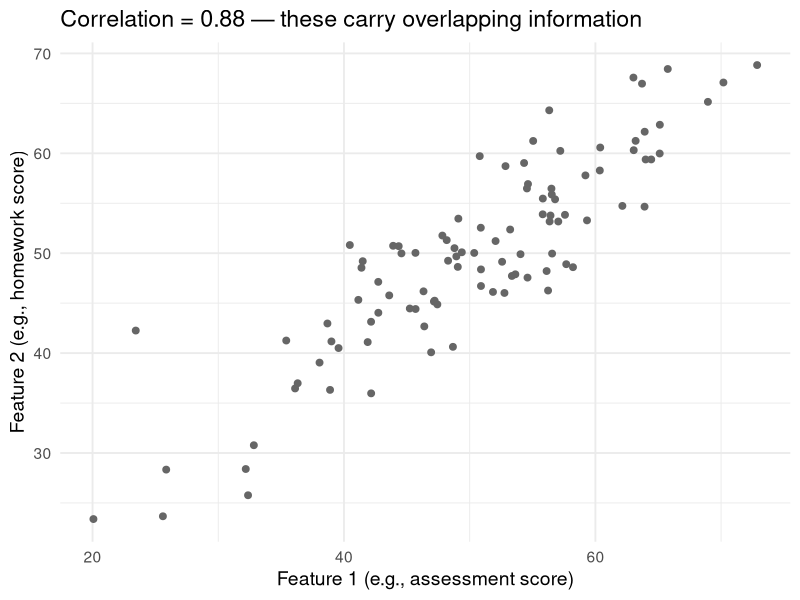
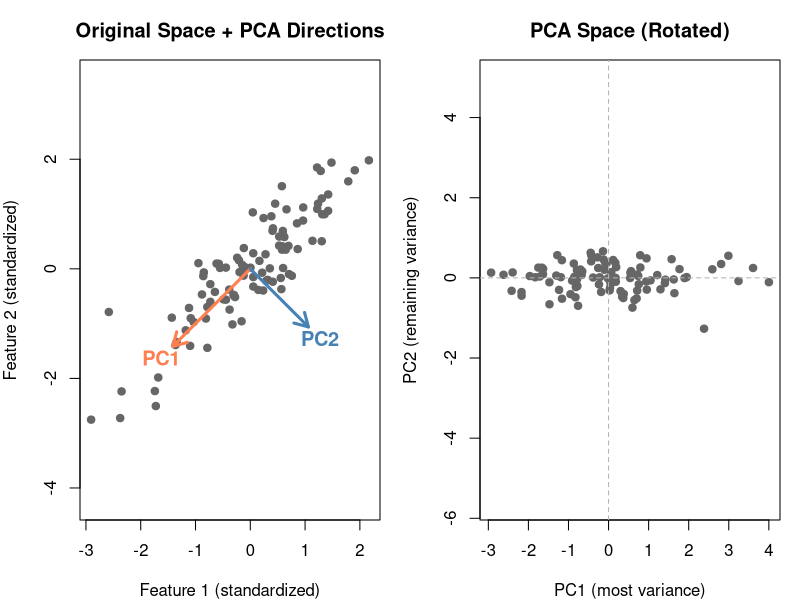
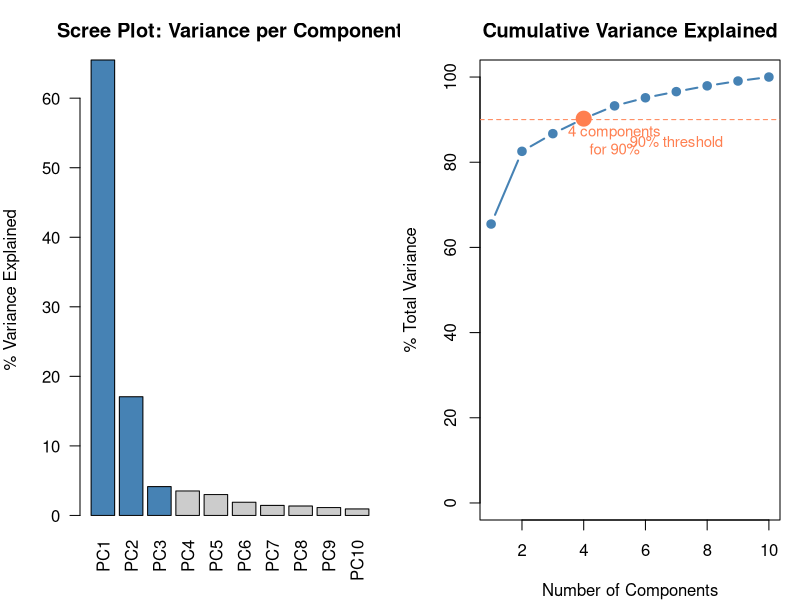
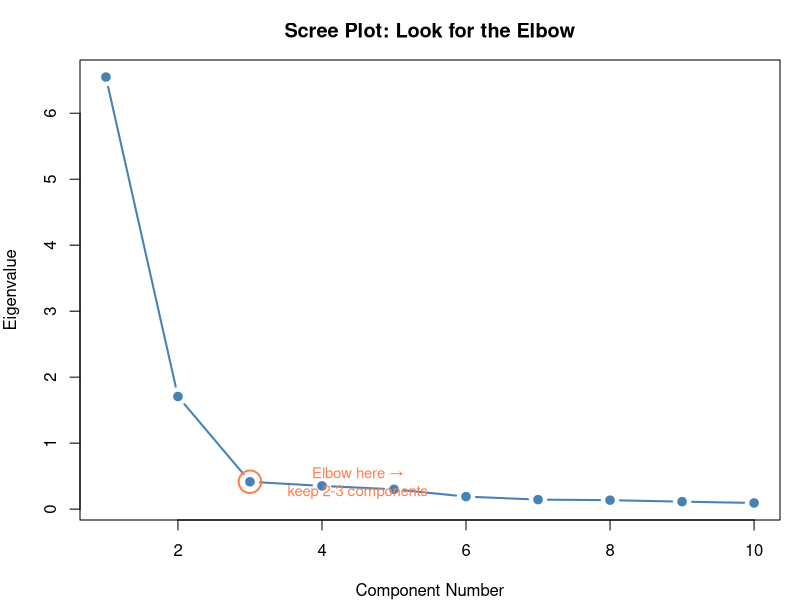
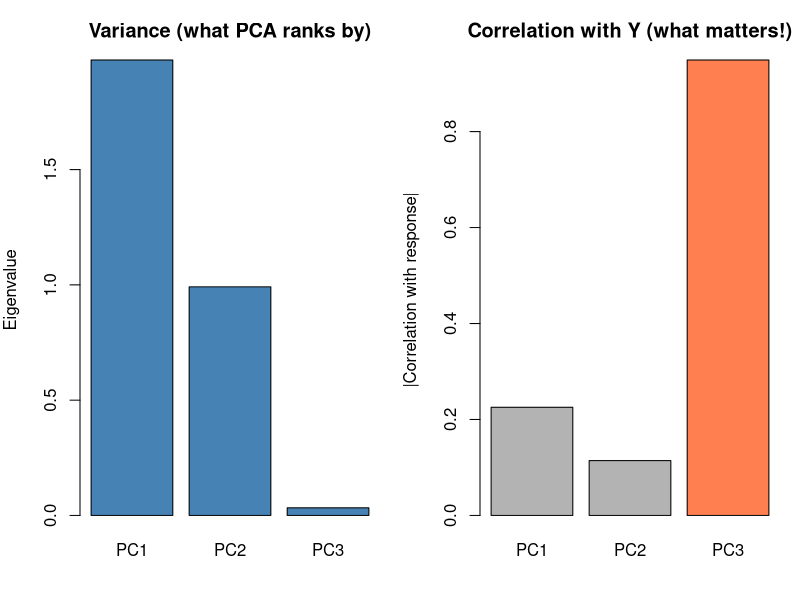
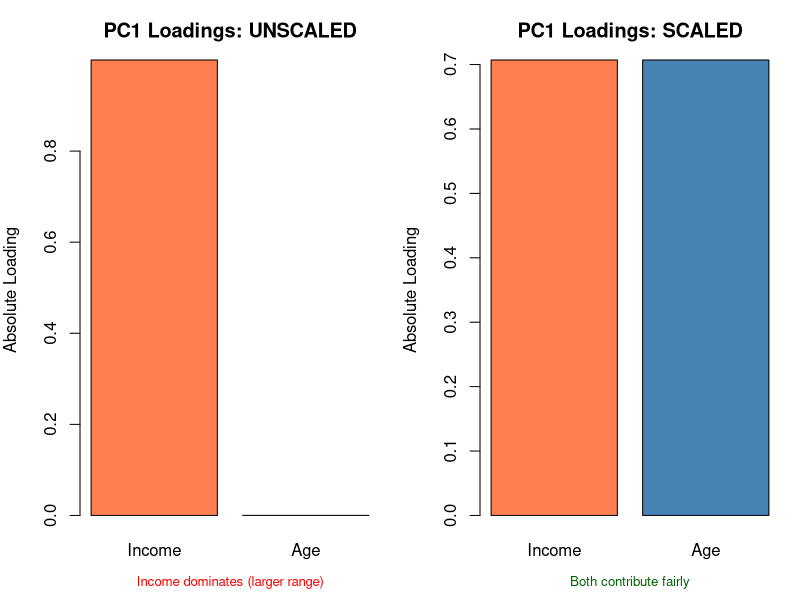
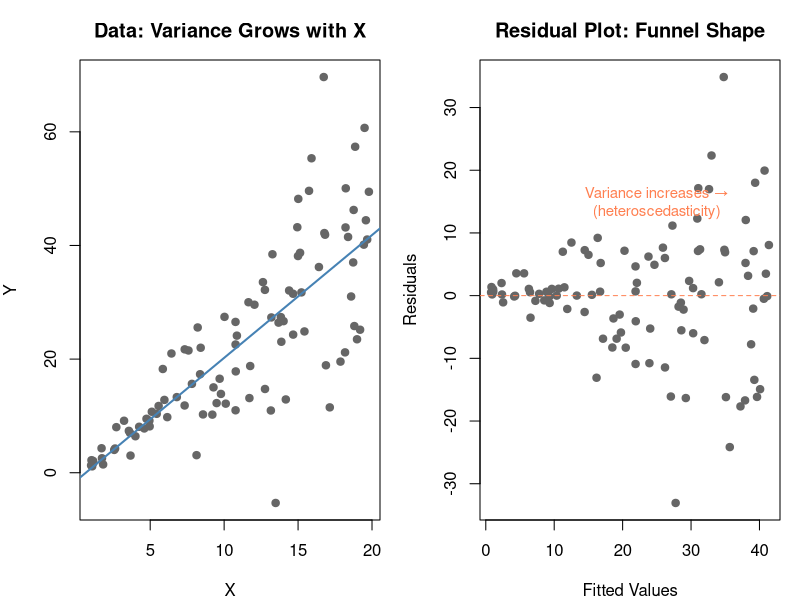

The R script that drew these images, in order: (Note: this script raises an error after producing the figures.)
## ---- chunk 1
#| label: plot-correlated-data
#| fig-cap: "These two features are highly correlated — they carry redundant information"

library(ggplot2)
set.seed(42)

n <- 100

# Two correlated features
x1 <- rnorm(n, 50, 10)
x2 <- 0.8 * x1 + rnorm(n, 10, 5)  # correlated with x1

df <- data.frame(x1 = x1, x2 = x2)

ggplot(df, aes(x1, x2)) +
  geom_point(size = 2, color = "gray40") +
  theme_minimal(base_size = 14) +
  labs(x = "Feature 1 (e.g., assessment score)",
       y = "Feature 2 (e.g., homework score)",
       title = paste0("Correlation = ", round(cor(x1, x2), 2),
                       " — these carry overlapping information"))
## ---- chunk 2
#| label: plot-pca-rotation
#| fig-cap: "PCA rotates the axes to align with the directions of maximum variance"

# Standardize
df_s <- scale(df)

# PCA
pca <- prcomp(df_s)

# Plot original data with PCA directions
par(mfrow = c(1, 2), mar = c(4, 4, 3, 1))

# Original space with PCA arrows
plot(df_s[, 1], df_s[, 2], pch = 19, col = "gray40", asp = 1,
  main = "Original Space + PCA Directions",
  xlab = "Feature 1 (standardized)", ylab = "Feature 2 (standardized)")

# PC1 direction
arrows(0, 0, pca$rotation[1, 1] * 2, pca$rotation[2, 1] * 2,
  col = "coral", lwd = 3, length = 0.15)
text(pca$rotation[1, 1] * 2.3, pca$rotation[2, 1] * 2.3,
  "PC1", col = "coral", font = 2, cex = 1.2)

# PC2 direction
arrows(0, 0, pca$rotation[1, 2] * 1.5, pca$rotation[2, 2] * 1.5,
  col = "steelblue", lwd = 3, length = 0.15)
text(pca$rotation[1, 2] * 1.8, pca$rotation[2, 2] * 1.8,
  "PC2", col = "steelblue", font = 2, cex = 1.2)

# Rotated space (PCA scores)
scores <- pca$x
plot(scores[, 1], scores[, 2], pch = 19, col = "gray40", asp = 1,
  main = "PCA Space (Rotated)",
  xlab = "PC1 (most variance)", ylab = "PC2 (remaining variance)")
abline(h = 0, v = 0, lty = 2, col = "gray70")

par(mfrow = c(1, 1))
## ---- chunk 3
#| label: plot-eigenvalues
#| fig-cap: "Eigenvalues tell you how much variance each component captures"

# Show eigenvalues
eigenvalues <- pca$sdev^2
var_explained <- eigenvalues / sum(eigenvalues) * 100

cat("Eigenvalues:\n")
cat(sprintf("  PC1: %.2f (%.1f%% of variance)\n", eigenvalues[1], var_explained[1]))
cat(sprintf("  PC2: %.2f (%.1f%% of variance)\n", eigenvalues[2], var_explained[2]))
cat(sprintf("\nPC1 alone captures %.1f%% of the information!\n", var_explained[1]))
cat("With correlated data, you can often drop PC2 and lose very little.")
## ---- chunk 4
#| label: plot-high-dim
#| fig-cap: "10 correlated features compressed into components — most variance in first 2-3"

set.seed(42)

# Generate 10 correlated features (all driven by 2 hidden factors)
hidden1 <- rnorm(n)
hidden2 <- rnorm(n)

features <- matrix(nrow = n, ncol = 10)
for (j in 1:10) {
  w1 <- runif(1, 0.5, 1.5) * sample(c(-1, 1), 1)
  w2 <- runif(1, 0.2, 0.8) * sample(c(-1, 1), 1)
  features[, j] <- w1 * hidden1 + w2 * hidden2 + rnorm(n, 0, 0.5)
}
colnames(features) <- paste0("X", 1:10)

# PCA
pca10 <- prcomp(scale(features))
var_exp10 <- pca10$sdev^2 / sum(pca10$sdev^2) * 100
cum_var <- cumsum(var_exp10)

par(mfrow = c(1, 2), mar = c(4, 4, 3, 1))

# Scree plot
barplot(var_exp10, names.arg = paste0("PC", 1:10),
  col = ifelse(cum_var <= 90, "steelblue", "gray80"),
  main = "Scree Plot: Variance per Component",
  ylab = "% Variance Explained", las = 2)

# Cumulative variance
plot(1:10, cum_var, type = "b", pch = 19, col = "steelblue", lwd = 2,
  main = "Cumulative Variance Explained",
  xlab = "Number of Components", ylab = "% Total Variance",
  ylim = c(0, 100))
abline(h = 90, lty = 2, col = "coral")
text(7, 85, "90% threshold", col = "coral", cex = 0.9)

# Mark how many needed for 90%
n_for_90 <- which(cum_var >= 90)[1]
points(n_for_90, cum_var[n_for_90], pch = 19, cex = 2, col = "coral")
text(n_for_90 + 1, cum_var[n_for_90] - 5,
  paste0(n_for_90, " components\nfor 90%"), col = "coral", cex = 0.9)

par(mfrow = c(1, 1))
## ---- chunk 5
#| label: plot-scree-elbow
#| fig-cap: "The scree plot elbow suggests 2-3 components are sufficient"

plot(1:10, pca10$sdev^2, type = "b", pch = 19, col = "steelblue", lwd = 2,
  main = "Scree Plot: Look for the Elbow",
  xlab = "Component Number", ylab = "Eigenvalue")

# Highlight the elbow
points(3, pca10$sdev[3]^2, pch = 1, cex = 3, col = "coral", lwd = 2)
text(4.5, pca10$sdev[3]^2, "Elbow here →\nkeep 2-3 components",
  col = "coral", cex = 0.9)
## ---- chunk 6
#| label: plot-pca-trap
#| fig-cap: "PC1 has the most variance but PC3 actually predicts the response"

set.seed(42)

# Create data where the signal is in a low-variance direction
n_trap <- 150
noise_big <- rnorm(n_trap, 0, 5)    # big variance, no signal
noise_med <- rnorm(n_trap, 0, 3)    # medium variance, no signal
signal <- rnorm(n_trap, 0, 1)       # small variance, IS the signal

X_trap <- cbind(
  noise_big + 0.1 * signal,
  noise_med + 0.05 * signal,
  0.5 * noise_big + 0.8 * signal    # signal mixed in
)

y_trap <- 3 * signal + rnorm(n_trap, 0, 0.5)  # y depends on the hidden signal

pca_trap <- prcomp(scale(X_trap))

# Correlation of each PC with y
pc_cor <- sapply(1:3, function(j) cor(pca_trap$x[, j], y_trap))

par(mfrow = c(1, 2), mar = c(4, 4, 3, 1))

barplot(pca_trap$sdev^2, names.arg = paste0("PC", 1:3),
  col = "steelblue", main = "Variance (what PCA ranks by)",
  ylab = "Eigenvalue")

barplot(abs(pc_cor), names.arg = paste0("PC", 1:3),
  col = c("gray70", "gray70", "coral"),
  main = "Correlation with Y (what matters!)",
  ylab = "|Correlation with response|")

par(mfrow = c(1, 1))

cat("PC1 has the MOST variance but the LEAST predictive power.\n")
cat("PC3 has the LEAST variance but the MOST predictive power.\n")
cat("\nThis is why you MUST validate PCA-based models on actual prediction.\n")
cat("Don't blindly drop low-variance components!")
## ---- chunk 7
#| label: plot-scaling-pca
#| fig-cap: "Without scaling, the high-range feature dominates PC1"

set.seed(42)

# Income: 30k-90k, Age: 20-65
data_unscaled <- data.frame(
  income = rnorm(80, 60000, 15000),
  age = rnorm(80, 40, 10)
)

pca_unscaled <- prcomp(data_unscaled, scale. = FALSE)
pca_scaled <- prcomp(data_unscaled, scale. = TRUE)

par(mfrow = c(1, 2), mar = c(4, 4, 3, 1))

# Loadings comparison
barplot(abs(pca_unscaled$rotation[, 1]), names.arg = c("Income", "Age"),
  col = c("coral", "steelblue"), main = "PC1 Loadings: UNSCALED",
  ylab = "Absolute Loading")
mtext("Income dominates (larger range)", side = 1, line = 2.5, cex = 0.8, col = "red")

barplot(abs(pca_scaled$rotation[, 1]), names.arg = c("Income", "Age"),
  col = c("coral", "steelblue"), main = "PC1 Loadings: SCALED",
  ylab = "Absolute Loading")
mtext("Both contribute fairly", side = 1, line = 2.5, cex = 0.8, col = "darkgreen")

par(mfrow = c(1, 1))
## ---- chunk 8
#| label: plot-heteroscedasticity
#| fig-cap: "The funnel shape: variance increases with the predicted value"

set.seed(42)
x_bc <- runif(100, 1, 20)
y_bc <- 2 * x_bc + rnorm(100, 0, x_bc * 0.8)  # variance grows with x

df_bc <- data.frame(x = x_bc, y = y_bc)
fit_bc <- lm(y ~ x, data = df_bc)

par(mfrow = c(1, 2), mar = c(4, 4, 3, 1))

plot(df_bc$x, df_bc$y, pch = 19, col = "gray40",
  main = "Data: Variance Grows with X",
  xlab = "X", ylab = "Y")
abline(fit_bc, col = "steelblue", lwd = 2)

plot(fitted(fit_bc), residuals(fit_bc), pch = 19, col = "gray40",
  main = "Residual Plot: Funnel Shape",
  xlab = "Fitted Values", ylab = "Residuals")
abline(h = 0, lty = 2, col = "coral")
text(25, 15, "Variance increases →\n(heteroscedasticity)", col = "coral", cex = 0.9)

par(mfrow = c(1, 1))
## ---- chunk 9
#| label: plot-boxcox-lambda
#| fig-cap: "Box-Cox finds the optimal λ that stabilizes variance"

library(MASS)

# Need positive y for Box-Cox
y_pos <- y_bc - min(y_bc) + 1
df_pos <- data.frame(x = x_bc, y = y_pos)
fit_pos <- lm(y ~ x, data = df_pos)

# Box-Cox profile
bc <- boxcox(fit_pos, plotit = TRUE)

# Find optimal lambda
optimal_lambda <- bc$x[which.max(bc$y)]
cat(sprintf("\nOptimal λ = %.2f\n", optimal_lambda))
cat(sprintf("Closest standard transform: %s\n",
  ifelse(abs(optimal_lambda) < 0.2, "log(y)",
    ifelse(abs(optimal_lambda - 0.5) < 0.2, "√y",
      ifelse(abs(optimal_lambda - 1) < 0.2, "no transform needed",
        paste0("y^", round(optimal_lambda, 2)))))))
## ---- chunk 10
#| label: plot-boxcox-effect
#| fig-cap: "Before and after Box-Cox: the funnel shape disappears"

# Apply transform
if (abs(optimal_lambda) < 0.01) {
  y_transformed <- log(y_pos)
} else {
  y_transformed <- (y_pos^optimal_lambda - 1) / optimal_lambda
}

df_trans <- data.frame(x = x_bc, y = y_transformed)
fit_trans <- lm(y ~ x, data = df_trans)

par(mfrow = c(2, 2), mar = c(4, 4, 3, 1))

# Before
plot(fitted(fit_pos), residuals(fit_pos), pch = 19, col = "coral",
  main = "BEFORE Box-Cox: Residuals",
  xlab = "Fitted", ylab = "Residual")
abline(h = 0, lty = 2)

hist(residuals(fit_pos), breaks = 15, col = "coral", border = "white",
  main = "BEFORE: Residual Distribution", xlab = "Residual")

# After
plot(fitted(fit_trans), residuals(fit_trans), pch = 19, col = "steelblue",
  main = "AFTER Box-Cox: Residuals",
  xlab = "Fitted", ylab = "Residual")
abline(h = 0, lty = 2)

hist(residuals(fit_trans), breaks = 15, col = "steelblue", border = "white",
  main = "AFTER: Residual Distribution", xlab = "Residual")

par(mfrow = c(1, 1))
## ---- chunk 11
#| label: plot-detrending
#| fig-cap: "Both variables trend upward with time → spurious correlation. Detrending reveals the truth."

set.seed(42)
time_dt <- 1:60

# Two UNRELATED things that both trend upward
ice_cream <- 10 + 0.3 * time_dt + rnorm(60, 0, 2)
drownings <- 5 + 0.15 * time_dt + rnorm(60, 0, 1.5)

par(mfrow = c(2, 2), mar = c(4, 4, 3, 1))

# Raw correlation (spurious)
plot(ice_cream, drownings, pch = 19, col = "coral",
  main = paste0("Raw: r = ", round(cor(ice_cream, drownings), 2)),
  xlab = "Ice Cream Sales", ylab = "Drownings")
abline(lm(drownings ~ ice_cream), col = "coral", lwd = 2)

# Both trending
plot(time_dt, ice_cream, type = "l", col = "coral", lwd = 2,
  main = "Both variables trend with time",
  xlab = "Time", ylab = "Value", ylim = c(0, 35))
lines(time_dt, drownings, col = "steelblue", lwd = 2)
legend("topleft", legend = c("Ice cream", "Drownings"), bty = "n",
  col = c("coral", "steelblue"), lwd = 2, cex = 0.8)

# Detrend
ice_dt <- residuals(lm(ice_cream ~ time_dt))
drown_dt <- residuals(lm(drownings ~ time_dt))

# Detrended correlation (real)
plot(ice_dt, drown_dt, pch = 19, col = "steelblue",
  main = paste0("Detrended: r = ", round(cor(ice_dt, drown_dt), 2)),
  xlab = "Ice Cream (detrended)", ylab = "Drownings (detrended)")
abline(lm(drown_dt ~ ice_dt), col = "steelblue", lwd = 2)

# Detrended series
plot(time_dt, ice_dt, type = "l", col = "coral", lwd = 2,
  main = "After detrending: no trend",
  xlab = "Time", ylab = "Detrended Value")
lines(time_dt, drown_dt, col = "steelblue", lwd = 2)
abline(h = 0, lty = 2, col = "gray50")

par(mfrow = c(1, 1))
## ---- chunk 12
#| label: plot-pca-regression
#| fig-cap: "PCA + regression: compress 10 features into 3 components, then regress"

# Use the 10-feature data from earlier
y_demo <- 2 * hidden1 - 1.5 * hidden2 + rnorm(n, 0, 0.5)

# Full regression (all 10 features)
fit_full <- lm(y_demo ~ features)

# PCA regression (3 components)
scores3 <- pca10$x[, 1:3]
fit_pca <- lm(y_demo ~ scores3)

cat("=== Full model (10 predictors) ===\n")
cat(sprintf("  R² = %.3f\n", summary(fit_full)$r.squared))
cat(sprintf("  Adj R² = %.3f\n\n", summary(fit_full)$adj.r.squared))

cat("=== PCA model (3 components) ===\n")
cat(sprintf("  R² = %.3f\n", summary(fit_pca)$r.squared))
cat(sprintf("  Adj R² = %.3f\n", summary(fit_pca)$adj.r.squared))
cat("\n10 predictors → 3 components with similar Adj R²")
cat("\nSimpler model, less overfitting risk, no multicollinearity")
